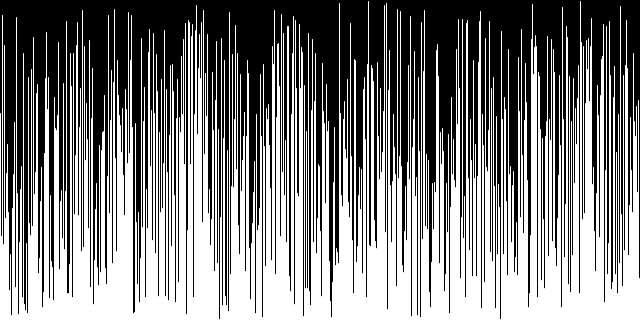
Frame 1 (no input)
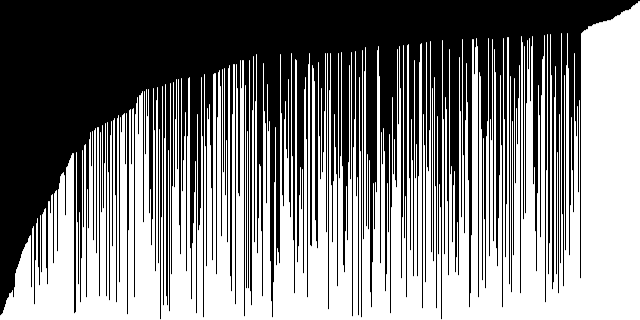
Frame 60 (the mouse pressed at the canvas centre just before this capture)
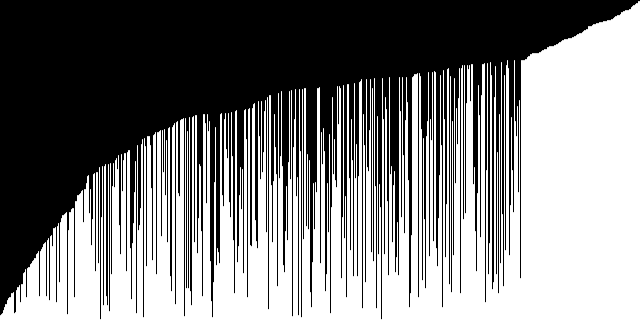
Frame 120 (the mouse held since frame 60 and released just before this capture)

The Processing sketch that drew these frames (run headless with seeded random() and noise(); from frame 60 on, the mouse is pressed at the canvas centre):

// Processing sketch: BubbleSort
// ── BubbleSort.pde
/*
Author: Ao Wang
Date: 08/07/19
Description: Simple animation of bubble sort
*/

float [] nums;
int i;
int j;

void setup() {
  size(640, 320);
  i = 0;
  j = 0;
  
  // create array the width of the screen
  nums = new float[width];
  
  // stores in random values from 0 to height in nums
  for (int i = 0; i < nums.length; i++) {
    nums[i] = random(height);
  }
}

void draw() {
  background(0);
  stroke(255);
  
  // draws the lines
  for (int i = 0; i < nums.length; i++) {
    line(i, height, i, height - nums[i]);
  }
  
  // the sorting algoritm
  if (i < nums.length) {
    for (int j = 0; j < nums.length - i - 1; j++) {
      if (nums[j+1] < nums[j]) {
        swap(nums, j + 1, j);
      }
    }
  }
  i++;
}

// The method for swapping
void swap(float [] nums, int a, int b) {
  float temp = nums[a];
  nums[a] = nums[b];
  nums[b] = temp;
}
